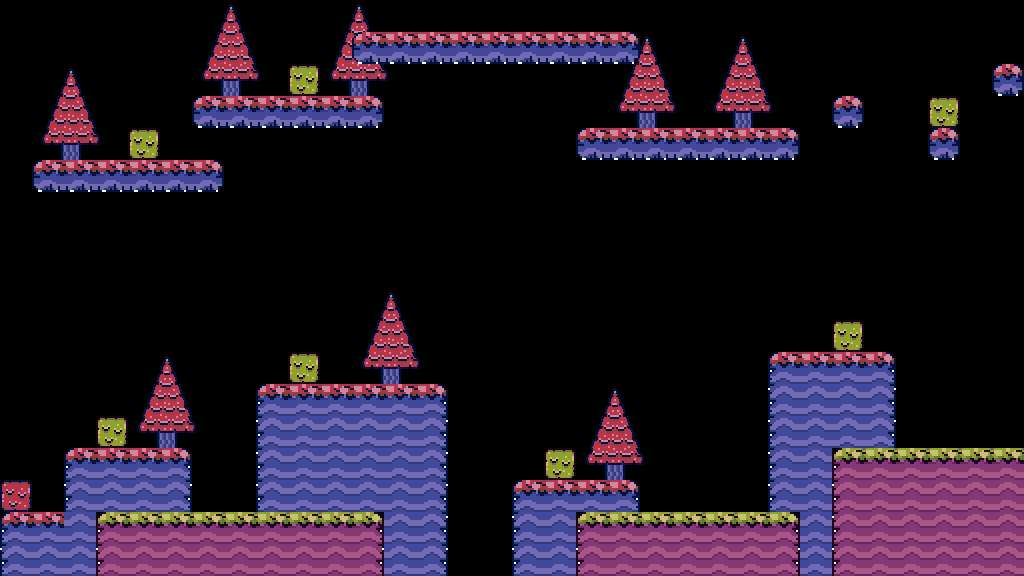

This game map was drawn from its Tiled (.tmx) file and the tilesets committed beside it. A one-line description and the full map source follow:
An orthogonal 32x18 tile map with 32x32 px tiles, 3 tile layers (background, items, map).

<map version="1.10" tiledversion="1.10.2" orientation="orthogonal" renderorder="right-down" width="32" height="18" tilewidth="32" tileheight="32" infinite="0" nextlayerid="4" nextobjectid="1">
 <editorsettings>
  <export target="map_003.csv" format="csv" />
 </editorsettings>
 <tileset firstgid="1" source="../sprites/SO-BKGTILESET.tsx" />
 <layer id="3" name="background" width="32" height="18">
  <data encoding="csv">
0,0,0,0,0,0,0,0,0,0,0,0,0,0,0,0,0,0,0,0,0,0,0,0,0,0,0,0,0,0,0,0,
0,0,0,0,0,0,0,0,0,0,0,0,0,0,0,0,0,0,0,0,0,0,0,0,0,0,0,0,0,0,0,0,
0,0,0,0,0,0,0,0,0,0,0,0,0,0,0,0,0,0,0,0,0,0,0,0,0,0,0,0,0,0,0,0,
0,0,0,0,0,0,0,0,0,0,0,0,0,0,0,0,0,0,0,0,0,0,0,0,0,0,0,0,0,0,0,0,
0,0,0,0,0,0,0,0,0,0,0,0,0,0,0,0,0,0,0,0,0,0,0,0,0,0,0,0,0,0,0,0,
0,0,0,0,0,0,0,0,0,0,0,0,0,0,0,0,0,0,0,0,0,0,0,0,0,0,0,0,0,0,0,0,
0,0,0,0,0,0,0,0,0,0,0,0,0,0,0,0,0,0,0,0,0,0,0,0,0,0,0,0,0,0,0,0,
0,0,0,0,0,0,0,0,0,0,0,0,0,0,0,0,0,0,0,0,0,0,0,0,0,0,0,0,0,0,0,0,
0,0,0,0,0,0,0,0,0,0,0,0,0,0,0,0,0,0,0,0,0,0,0,0,0,0,0,0,0,0,0,0,
0,0,0,0,0,0,0,0,0,0,0,0,0,0,0,0,0,0,0,0,0,0,0,0,0,0,0,0,0,0,0,0,
0,0,0,0,0,0,0,0,0,0,0,0,0,0,0,0,0,0,0,0,0,0,0,0,0,0,0,0,0,0,0,0,
0,0,0,0,0,0,0,0,0,0,0,0,0,0,0,0,0,0,0,0,0,0,0,0,0,0,0,0,0,0,0,0,
0,0,0,0,0,0,0,0,0,0,0,0,0,0,0,0,0,0,0,0,0,0,0,0,0,0,0,0,0,0,0,0,
0,0,0,0,0,0,0,0,0,0,0,0,0,0,0,0,0,0,0,0,0,0,0,0,0,0,0,0,0,0,0,0,
0,0,0,0,0,0,0,0,0,0,0,0,0,0,0,0,0,0,0,0,0,0,0,0,0,0,0,0,0,0,0,0,
0,0,0,0,0,0,0,0,0,0,0,0,0,0,0,0,0,0,0,0,0,0,0,0,0,0,0,0,0,0,0,0,
0,0,0,0,0,0,0,0,0,0,0,0,0,0,0,0,0,0,0,0,0,0,0,0,0,0,0,0,0,0,0,0,
0,0,0,0,0,0,0,0,0,0,0,0,0,0,0,0,0,0,0,0,0,0,0,0,0,0,0,0,0,0,0,0
</data>
 </layer>
 <layer id="2" name="items" width="32" height="18">
  <data encoding="csv">
0,0,0,0,0,0,145,146,147,0,145,146,147,0,0,0,0,0,0,0,0,0,0,0,0,0,0,0,0,0,0,0,
0,0,0,0,0,0,160,161,162,0,160,161,162,0,0,0,0,0,0,145,146,147,145,146,147,0,0,0,0,0,0,0,
0,145,146,147,0,0,175,176,177,114,175,176,177,0,0,0,0,0,0,160,161,162,160,161,162,0,0,0,0,0,0,0,
0,160,161,162,0,0,0,0,0,0,0,0,0,0,0,0,0,0,0,175,176,177,175,176,177,0,0,0,0,114,0,0,
0,175,176,177,114,0,0,0,0,0,0,0,0,0,0,0,0,0,0,0,0,0,0,0,0,0,0,0,0,0,0,0,
0,0,0,0,0,0,0,0,0,0,0,0,0,0,0,0,0,0,0,0,0,0,0,0,0,0,0,0,0,0,0,0,
0,0,0,0,0,0,0,0,0,0,0,0,0,0,0,0,0,0,0,0,0,0,0,0,0,0,0,0,0,0,0,0,
0,0,0,0,0,0,0,0,0,0,0,0,0,0,0,0,0,0,0,0,0,0,0,0,0,0,0,0,0,0,0,0,
0,0,0,0,0,0,0,0,0,0,0,0,0,0,0,0,0,0,0,0,0,0,0,0,0,0,0,0,0,0,0,0,
0,0,0,0,0,0,0,0,0,0,0,145,146,147,0,0,0,0,0,0,0,0,0,0,0,0,0,0,0,0,0,0,
0,0,0,0,0,0,0,0,0,0,0,160,161,162,0,0,0,0,0,0,0,0,0,0,0,0,114,0,0,0,0,0,
0,0,0,0,145,146,147,0,0,114,0,175,176,177,0,0,0,0,0,0,0,0,0,0,0,0,0,0,0,0,0,0,
0,0,0,0,160,161,162,0,0,0,0,0,0,0,0,0,0,0,145,146,147,0,0,0,0,0,0,0,0,0,0,0,
0,0,0,114,175,176,177,0,0,0,0,0,0,0,0,0,0,0,160,161,162,0,0,0,0,0,0,0,0,0,0,0,
0,0,0,0,0,0,0,0,0,0,0,0,0,0,0,0,0,114,175,176,177,0,0,0,0,0,0,0,0,0,0,0,
174,0,0,0,0,0,0,0,0,0,0,0,0,0,0,0,0,0,0,0,0,0,0,0,0,0,0,0,0,0,0,0,
0,0,0,0,0,0,0,0,0,0,0,0,0,0,0,0,0,0,0,0,0,0,0,0,0,0,0,0,0,0,0,0,
0,0,0,0,0,0,0,0,0,0,0,0,0,0,0,0,0,0,0,0,0,0,0,0,0,0,0,0,0,0,0,0
</data>
 </layer>
 <layer id="1" name="map" width="32" height="18">
  <data encoding="csv">
0,0,0,0,0,0,0,0,0,0,0,0,0,0,0,0,0,0,0,0,0,0,0,0,0,0,0,0,0,0,0,0,
0,0,0,0,0,0,0,0,0,0,0,166,167,167,167,167,167,167,167,168,0,0,0,0,0,0,0,0,0,0,0,0,
0,0,0,0,0,0,0,0,0,0,0,0,0,0,0,0,0,0,0,0,0,0,0,0,0,0,0,0,0,0,0,169,
0,0,0,0,0,0,166,167,167,167,167,168,0,0,0,0,0,0,0,0,0,0,0,0,0,0,169,0,0,0,0,0,
0,0,0,0,0,0,0,0,0,0,0,0,0,0,0,0,0,0,166,167,167,167,167,167,168,0,0,0,0,169,0,0,
0,166,167,167,167,167,168,0,0,0,0,0,0,0,0,0,0,0,0,0,0,0,0,0,0,0,0,0,0,0,0,0,
0,0,0,0,0,0,0,0,0,0,0,0,0,0,0,0,0,0,0,0,0,0,0,0,0,0,0,0,0,0,0,0,
0,0,0,0,0,0,0,0,0,0,0,0,0,0,0,0,0,0,0,0,0,0,0,0,0,0,0,0,0,0,0,0,
0,0,0,0,0,0,0,0,0,0,0,0,0,0,0,0,0,0,0,0,0,0,0,0,0,0,0,0,0,0,0,0,
0,0,0,0,0,0,0,0,0,0,0,0,0,0,0,0,0,0,0,0,0,0,0,0,0,0,0,0,0,0,0,0,
0,0,0,0,0,0,0,0,0,0,0,0,0,0,0,0,0,0,0,0,0,0,0,0,0,0,0,0,0,0,0,0,
0,0,0,0,0,0,0,0,0,0,0,0,0,0,0,0,0,0,0,0,0,0,0,0,121,122,122,123,0,0,0,0,
0,0,0,0,0,0,0,0,121,122,122,122,122,123,0,0,0,0,0,0,0,0,0,0,136,137,137,138,0,0,0,0,
0,0,0,0,0,0,0,0,136,137,137,137,137,138,0,0,0,0,0,0,0,0,0,0,136,137,137,138,0,0,0,0,
0,0,121,122,122,123,0,0,136,137,137,137,137,138,0,0,0,0,0,0,0,0,0,0,136,137,61,62,62,62,62,62,
0,0,136,137,137,138,0,0,136,137,137,137,137,138,0,0,121,122,122,123,0,0,0,0,136,137,76,77,77,77,77,77,
121,122,137,61,62,62,62,62,62,62,62,63,137,138,0,0,136,137,61,62,62,62,62,62,63,137,76,77,77,77,77,77,
136,137,137,76,77,77,77,77,77,77,77,78,137,138,0,0,136,137,76,77,77,77,77,77,78,137,76,77,77,77,77,77
</data>
 </layer>
</map>
